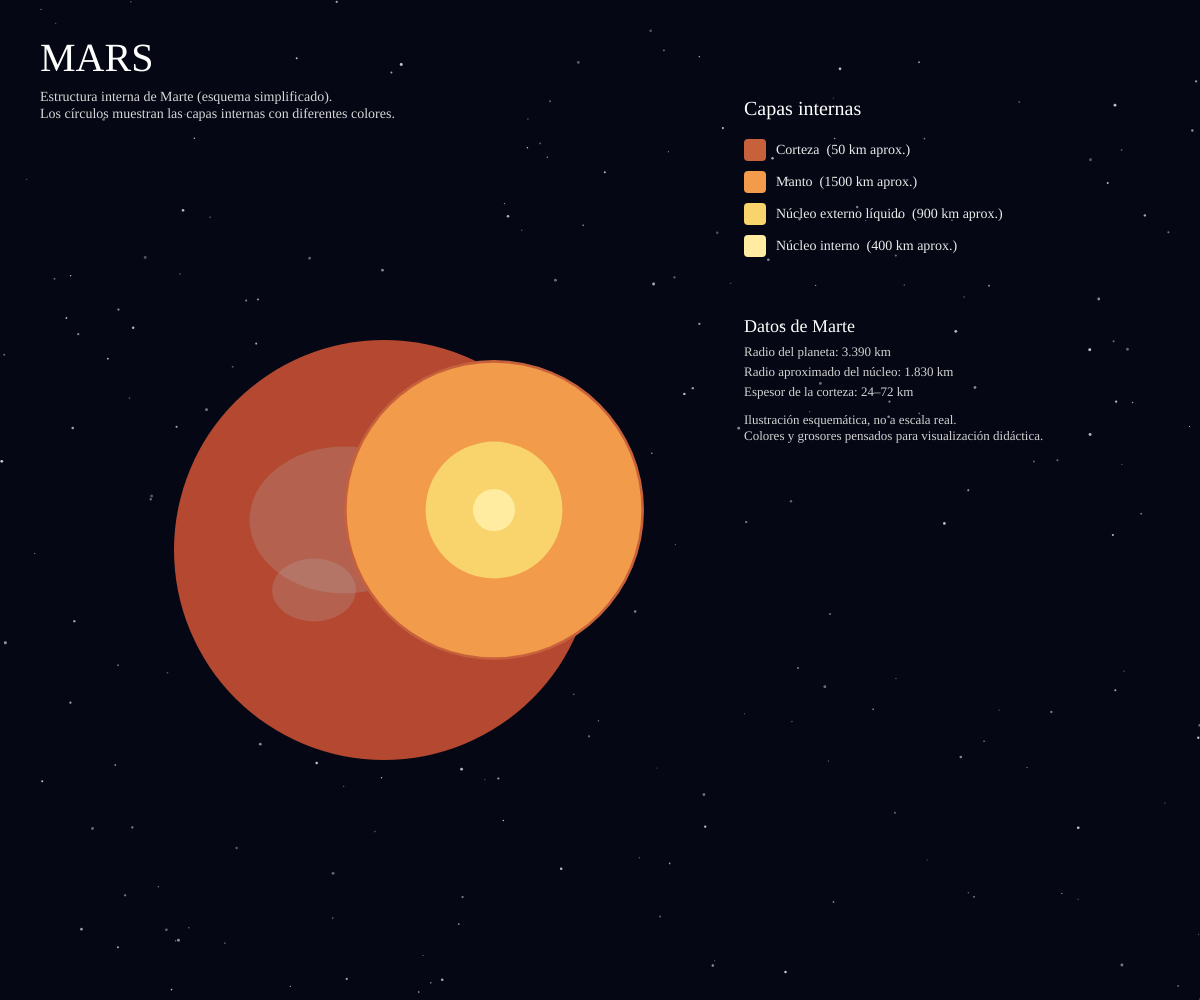
Frame 1 (no input)
Frame 60 (no input): identical to frame 1, image omitted
Frame 120 (the mouse pressed at the canvas centre since frame 60): identical to frame 1, image omitted

The p5.js sketch that drew this single still picture (run headless with seeded random() and noise() and a simulated clock; from frame 60 on, the mouse is pressed at the canvas centre):

// p5.js sketch
// ── sketch.js
//capas internas de MARTE
let marsLayers = [
  { name: "Corteza",                color: "#C7613C", thickness: 50 }, 
  { name: "Manto",                  color: "#F29B4B", thickness: 1500 },
  { name: "Núcleo externo líquido", color: "#F9D36C", thickness: 900 },
  { name: "Núcleo interno",         color: "#FFECA0", thickness: 400 }
];

let totalThickness; //variable donde luego guardo la suma total de los espesores de todas las capas
let stars = [];

function setup() {
  createCanvas(windowWidth, windowHeight);
  textAlign(LEFT, CENTER);
  noStroke();

   //suma total de espesores para hacer proporciones
  totalThickness = 0; //inicializo la variable
  for (let i = 0; i < marsLayers.length; i++) { //recorre cada capa del array marsLayers
    totalThickness += marsLayers[i].thickness; //a totalThickness le sumamos el thickness de la capa actual. al final del bucle, totalThickness es la suma de todas las capas
  }

  //genero 220 estrellas de fondo (solo una vez)
  for (let i = 0; i < 220; i++) {
    stars.push({ //agrego un objeto al array stars con propiedades x, y, r y alpha
      x: random(width), //posición X aleatoria entre 0 y width
      y: random(height), //posición Y aleatoria entre 0 y height
      r: random(1, 3), //radio aleatorio entre 1 y 3
      alpha: random(80, 200) //valor de transparencia aleatorio entre 80 y 200. (80 = más transparente, 200 = más opaca)
    });
  }
}

function draw() {
  drawSpaceBackground(); //llamo a una función que dibuja el fondo con estrellas

  //posiciones base
  let cxPlanet = width * 0.32; //centro X del planeta “externo”: 32% del ancho del canvas
  let cyPlanet = height * 0.55; //centro Y del planeta: 55% de la altura del canvas
  let planetRadius = 210; //radio del círculo grande de Marte (superficie)

  //marte “completo” de fondo
  drawMarsSurface(cxPlanet, cyPlanet, planetRadius);  //llama a drawMarsSurface pasando: centro X,centro Y, radio

  //corte interno (tipo infografía)
  let cxCut = cxPlanet + 110; //centro X del corte interno, desplazado 110 px a la derecha del centro del planeta
  let cyCut = cyPlanet - 40; //centro Y del corte interno, desplazado 40 px hacia arriba del centro del planeta
  let cutMaxRadius = 150; //radio máximo del corte interno
  drawMarsInterior(cxCut, cyCut, cutMaxRadius); //lama a drawMarsInterior para dibujar todas las capas concéntricas

  drawTitleBlock(); //título y texto descriptivo
  drawLegend(); //leyenda de colores a la derecha
  drawNumbersPanel(); //panel con datos numéricos
}

function drawSpaceBackground() {
  background(5, 8, 20); //negro azulado

  for (let i = 0; i < stars.length; i++) { //recorre todas las estrellas guardadas en el array stars
    let s = stars[i]; //s es la estrella actual (un objeto con x, y, r, alpha)
    fill(255, s.alpha); //color blanco con transparencia s.alpha
    circle(s.x, s.y, s.r); //dibuja un círculo en esa posición con ese radio
  }
}

function drawMarsSurface(cx, cy, r) { //Declaro función que recibe: cx: centro X, cy: centro Y, r: radio
  //circulo principal
  fill("#B44830");
  ellipse(cx, cy, r * 2, r * 2); //círculo (elipse) de diámetro r*2 en X e Y.

  //manchas de relieve (volcanes, cráteres)
  fill(180, 60); //sombra suave
  ellipse(cx - 40, cy - 30, r * 0.9, r * 0.7); //dibuja una mancha en una zona distinta y con tamaño distinto.
  ellipse(cx + 60, cy + 10, r * 0.6, r * 0.5); 
  ellipse(cx - 70, cy + 40, r * 0.4, r * 0.3);
}

//capas internas
function drawMarsInterior(cx, cy, maxRadius) { //función que dibuja las capas concéntricas. recibe: cx: centro X, cy: centro Y, maxRadius: radio máximo
  let currentRadius = maxRadius; //inicializo variable para ir reduciendo el radio a medida que dibujo capas. currentRadius arranca siendo el radio máximo (capa exterior)

  for (let i = 0; i < marsLayers.length; i++) { //recorre todas las capas del array marsLayers
    let layer = marsLayers[i]; //capa actual

    //proporción de esta capa respecto del total
    let frac = layer.thickness / totalThickness; //qué fracción del total representa esta capa: por ejemplo, si su grosor es 400 y el total es 2800, entonces frac ≈ 0.14.
    let radialThickness = frac * maxRadius; //grosor radial de esta capa en pixeles: multiplico la fracción por el radio máximo. siguiendo el ejemplo anterior, si frac ≈ 0.14 y maxRadius = 150, entonces radialThickness ≈ 21 px.

    fill(layer.color); //color de relleno según la capa actual
    ellipse(cx, cy, currentRadius * 2, currentRadius * 2); //dibuja un círculo con el radio actual (diámetro = radio * 2)

    //actualizo el radio actual restándole el grosor radial de esta capa, para la siguiente iteración del bucle
    currentRadius -= radialThickness;
  }
}

//título y texto 
function drawTitleBlock() {
  textAlign(LEFT, TOP); 

  //“MARS” arriba a la izquierda
  fill(255);
  textSize(40); 
  textFont("Audiowide");
  text("MARS", 40, 40); //(x=40, y=40)

  //subtítulo/descripción
  textSize(14);
  fill(215);
  text(
    "Estructura interna de Marte (esquema simplificado).\n" + //n es para salto de línea
    "Los círculos muestran las capas internas con diferentes colores.",
    40, //x=40
    90 //y=90
  );
}

//colores y nombres de capas a la derecha

function drawLegend() { 
  let legendX = width * 0.62; //X donde empieza la leyenda (62% del ancho)
  let legendTop = 150; //Y del inicio de la lista
  let boxSize = 22; //tamaño del cuadradito de color
  let rowHeight = 32; //altura de cada fila (espacio entre filas)

  textAlign(LEFT, CENTER);

  fill(255);
  textSize(20);
  text("Capas internas", legendX, legendTop - 40); //pone el título “Capas internas” encima de la lista

  textSize(14);
  for (let i = 0; i < marsLayers.length; i++) { //recorre todas las capas del array marsLayers
    let layer = marsLayers[i]; //capa actual
    let y = legendTop + i * rowHeight; //posición Y de esta fila: empieza en legendTop y suma rowHeight por cada fila

    //cuadradito de color
    fill(layer.color); //color según la capa actual
    rect(legendX, y - boxSize / 2, boxSize, boxSize, 4); //dibuja un rectángulo en (legendX, y - boxSize/2) con tamaño boxSize x boxSize. y - boxSize/2 es para centrar el cuadrado verticalmente respecto de y. el último parámetro (4) es para redondear las esquinas.

    //texto
    fill(235);
    let txt = layer.name + "  (" + layer.thickness + " km aprox.)"; //nombre de la capa + grosor en km
    text(txt, legendX + boxSize + 10, y); //dibuja el texto a la derecha del cuadradito de color (legendX + boxSize + 10)
  }
}

//panel con datos numéricos
function drawNumbersPanel() {
  let panelX = width * 0.62; //X del panel (62% del ancho)
  let panelTop = 150 + marsLayers.length * 32 + 40; //Y del panel: empieza debajo de la leyenda (150 + altura de la leyenda + 40 px de espacio)

  textAlign(LEFT, TOP);

  fill(255);
  textSize(18);
  text("Datos de Marte", panelX, panelTop); //título del panel

  textSize(13);
  fill(210);
  let y = panelTop + 28; //posición Y inicial para el texto, un poco debajo del título

  text("Radio del planeta: 3.390 km", panelX, y);           y += 20; //dibuja el texto y luego suma 20 px a y para la siguiente línea
  text("Radio aproximado del núcleo: 1.830 km", panelX, y); y += 20;
  text("Espesor de la corteza: 24–72 km", panelX, y);       y += 28;

  text(
    "Ilustración esquemática, no a escala real.\n" +
    "Colores y grosores pensados para visualización didáctica.",
    panelX, //x
    y //y
  );
}
